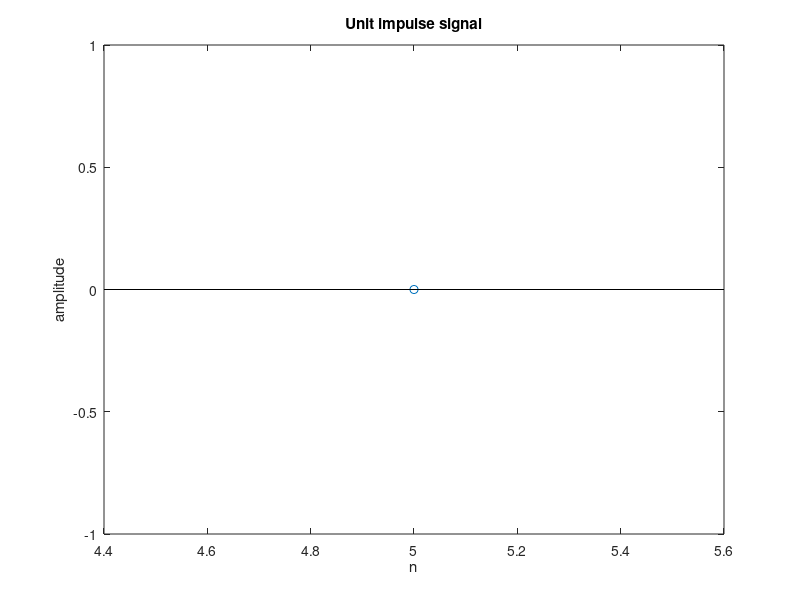

Here is the MATLAB script that generated this plot:
clc;
clear all;
m1 = input('Enter the value of x-axis in negative side:');
m2 = input('Enter the value of x-axis in positive side:');
n = m1:m2;
x = (n==0);%it works as if statement like n=-5:5( 0 0 0 0 0 1 0 0 0 0 0 0)
stem(n,x);
xlabel('n');
ylabel('amplitude');
title('Unit impulse signal');